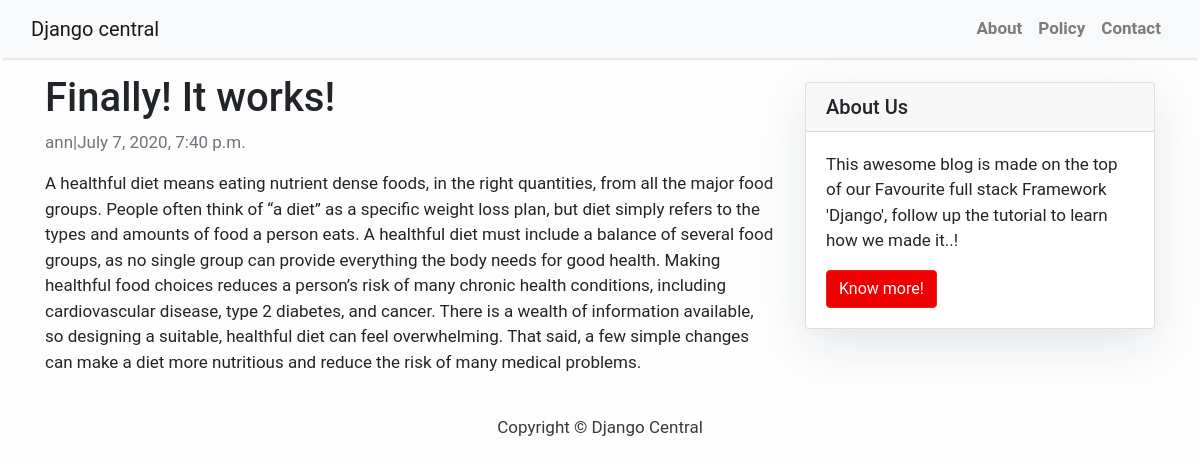
The page /finally-it-works/ on the database its author committed.
### blog/models.py (models this page shows, shortened)
class Post(models.Model):
    title = models.CharField(max_length=200, unique=True)
    slug = models.SlugField(max_length=200, unique=True)
    author = models.ForeignKey(User, on_delete=models.CASCADE, related_name='blog_posts')
    updated_on = models.DateTimeField(auto_now=True)
    content = models.TextField()
    created_on = models.DateTimeField(auto_now_add=True)
    status = models.IntegerField(choices=STATUS, default=0)
    class Meta:
        ordering = ['-created_on']

### blog/views.py (the view)
# urls.py: path('<slug:slug>/', views.PostDetail.as_view(), name='post_detail'),
class PostDetail(generic.DetailView):
    model = Post
    template_name = 'blog/post_detail.html'

### blog/templates/blog/post_detail.html
{% extends 'blog/base.html' %}
{% block content %}
<div class="container">
    <div class="row">
        <div class="col-md-8 mb-4 mt-3 left top">
            <div class="car-body">
                <h1>{% block title %}{{object.title}}{%endblock title%}</h1>
                <p class="text-muted">{{post.author}}|{{ post.created_on }}</p>
                <p class="card-text">{{object.content}}</p>
            </div>
        </div>
        {% block sidebar %} {% include 'blog/sidebar.html' %} {% endblock sidebar %}
    </div>
</div>
{%endblock%}

### blog/templates/blog/base.html (style rules this page uses)
body { font-family: "Roboto", sans-serif; font-size: 17px; background-color: #fdfdfd; }

### rows shown on the page
Post: title "Finally! It works!", author "ann", created_on "July 7, 2020, 7:40 p.m.", content "A healthful diet means eating nutrient dense foods, in the right quantities, from all the major food groups. People often think of “a diet” as a specific weight loss plan, but diet simply refers to the types and amounts of food a person eats. A healthful diet must include a balance of several food groups, as no single group can provide everything the body needs for good health. Making healthful food choices reduces a person’s risk of many chronic health conditions, including cardiovascular disease, type 2 diabetes, and cancer. There is a wealth of information available, so designing a suitable, healthful diet can feel overwhelming. That said, a few simple changes can make a diet more…"
